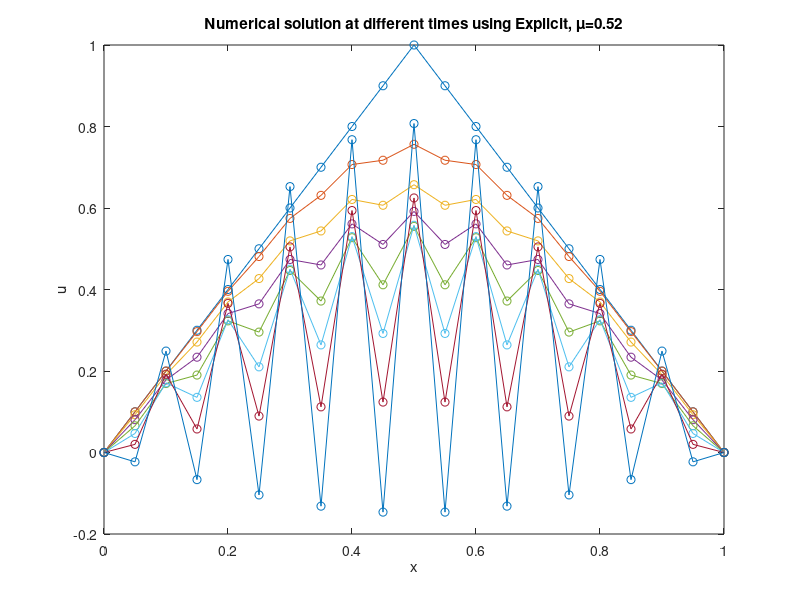
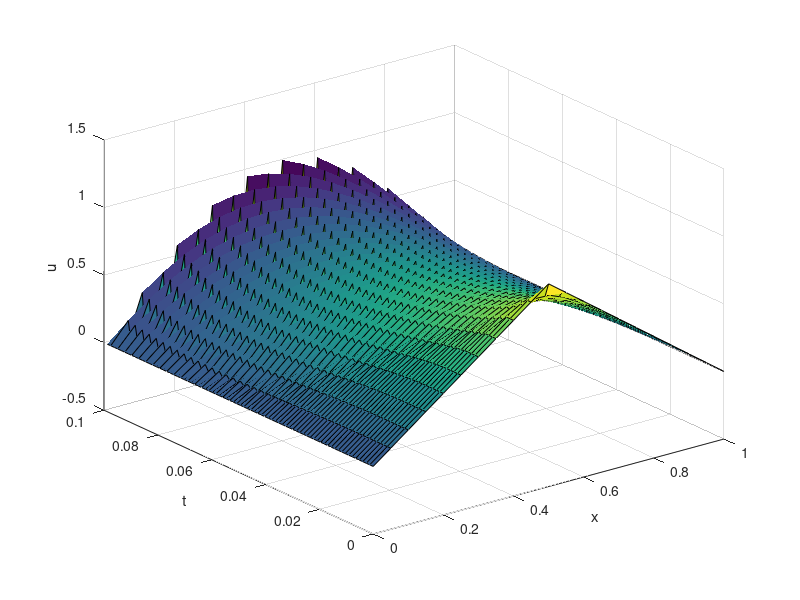

Write MATLAB code to recreate these figures, in order.
% Copyleft 2018 Jiaming Mei, Shanghaitech
% Source from Radu C. Cascaval, UCCS
%%
%*********************************initial conditions**********************
clear all, clc, close all
dt = 0.0013;
dx = 0.05;
Tf=0.1;
XJ=1;

%initial conditions
u0 = @(x) 1-2*(x-1/2).*sign(x-1/2);%that's amazing!

%Dirichlet boundary conditions
left = @(x) 0*x; %the left boundary condition
right = @(x) 0*x; %the right bondary conditon

%the mesh ratio
mu = dt/(dx^2);

tvals=0:dt:Tf;
xvals=0:dx:XJ;

J=length(xvals);%the J is the real J+1,count from 1.
N=length(tvals);
%Note: the original index j runs from j=1(x=0) to j=J(x=1)
%%
%*********************************Setup the scheme************************
%theta=0; explicit
%theta=1; implicit
%theta=1/2 Crank-Nicolson 
theta =0;
switch theta
    case 0
        scheme=' Explicit';
    case 1
        scheme=' Implicit';
    case 1/2
        scheme=' Crank-Nicolson';
    otherwise
        scheme=' the Theta';
end

u=zeros(J,N);%the first colum is t=0,X-axis is T, Y-axis is x
u(:,1)=u0(xvals);

E=ones(J ,1);
D=spdiags([-E 2*E -E],[-1,0,1],J,J);%create J*J matrix and repalce with..
%full convert sparse to dense
I=speye(J);%sparse eye

A=I+theta*mu*D;%super intelligent method to construct A and B with D!!!!!!!
B=I-(1-theta)*mu*D;

A(1,:)=0;A(1,1)=1;%consider the boundary condition
A(J,:)=0;A(J,J)=1;

[L,U]=lu(A);%LU matrix factorization
%%
%********************************time iteration****************************
for n=1:N-1
    rhs=B*u(:,n);
    y=L\rhs;
    u_n1=U\y;
    u_n1([1,J])=[left(0),right(XJ)];%the boundary condition is zero
    u(:,n+1)=u_n1;
end
for t=1:10:N
    u_t=u(:,t);
    plot(xvals,u_t,'-o');
    hold on
end
hold off
xlabel('x')
ylabel('u')
title(strcat('Numerical solution at different times using ',scheme,', \mu= ',num2str(mu)))
figure

surf(xvals,tvals,u')
%[X,Y]=meshgrid(xvals,tvals);
%surf(X,Y,u');
xlabel('x')
ylabel('t')
zlabel('u')

















 